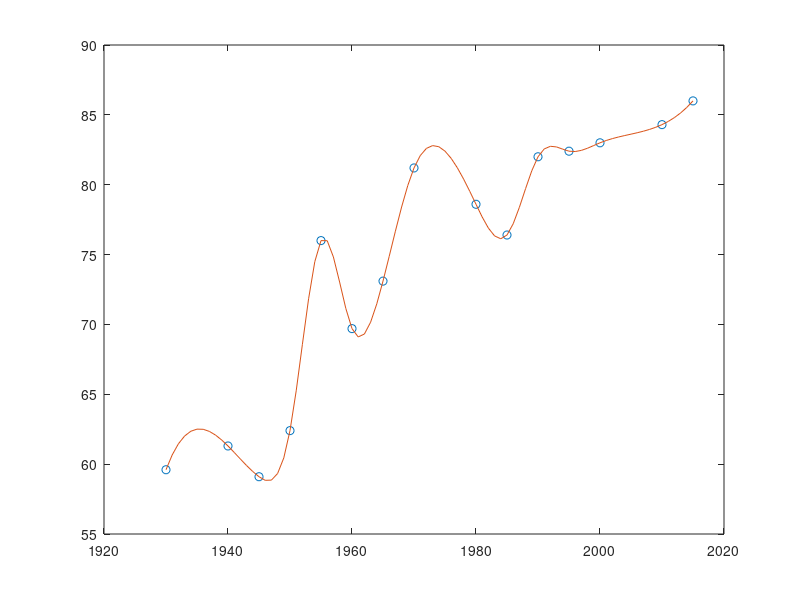

Recreate this plot in MATLAB.
x=[1930,1940,1945,1950,1955,1960,1965,1970,1980,1985,1990,1995,2000,2010,2015];
y=[59.6,61.3,59.1,62.4,76.0,69.7,73.1,81.2,78.6,76.4,82.0,82.4,83.0,84.3,86.0];
z=1930:1:2015;
a=interp1(x,y,z,"spline");
plot(x,y,"o",z,a)
fprintf("Life expectancy at 2003 => %f",a(73))


